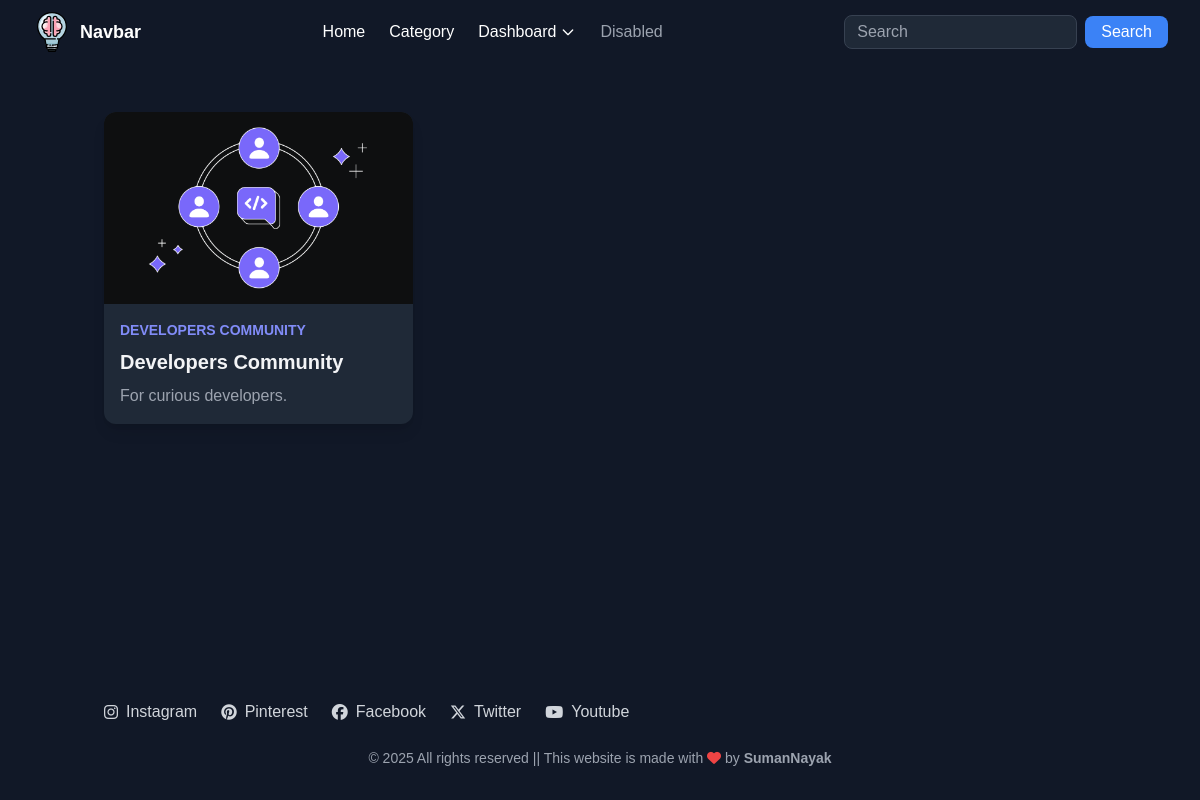
Page /categories/ on the committed database.
### post/models.py (models this page shows, shortened)
class Category(models.Model):
    slug=models.CharField(max_length=150,null=False,blank=False)
    name=models.CharField(max_length=150,null=False,blank=False)
    image=models.ImageField(upload_to=get_file_path,null=True,blank=True)
    descriptions=models.TextField(max_length= 500,null=False,blank=False)
    status=models.BooleanField(default=False,help_text="0=default,1=Trending")
    meta_title=models.CharField(max_length=150,null=False,blank=False)
    meta_keywords=models.CharField(max_length=150,null=False,blank=False)
    created_at=models.DateTimeField(auto_now_add=True)

### post/views.py (the view)
# urls.py: path('categories/', views.categories,name='categories'),
def categories(request):
    categories = Category.objects.filter(status = 0)
    context={
        'categories':categories
    }
    return render(request,'categories.html',context)

### templates/categories.html (shortened to what this page needs)
{% extends 'base.html' %}
{% load static %}
{% block content %}
<section class="recipe-section py-12 bg-gray-900 text-gray-100">
  <div class="container mx-auto px-4">
    <div class="grid md:grid-cols-2 lg:grid-cols-3 gap-8">
      {% for c in categories %}
      <div class="recipe-item bg-gray-800 rounded-xl overflow-hidden shadow-lg hover:shadow-2xl transition">
        <a href="{% url 'catView' c.slug %}">
          <img src="{{c.image.url}}" alt="" class="w-full h-48 object-cover">
        </a>
        <div class="p-4">
          <div class="text-sm text-indigo-400 font-semibold uppercase">{{c.name}}</div>
          <a href="{% url 'catView' c.slug %}">
            <h4 class="text-xl font-bold mt-2">{{c.name}}</h4>
          </a>
          <p class="text-gray-400 mt-2">{{c.descriptions}}</p>
        </div>
      </div>
      {% endfor %}
    </div>
  </div>
</section>
 {% endblock %}

### templates/base.html (style rules this page uses)
body { font-family: 'Poppins', sans-serif; }

### rows in the picture
Category: image (picture), name "DEVELOPERS COMMUNITY", name "Developers Community", descriptions "For curious developers."
